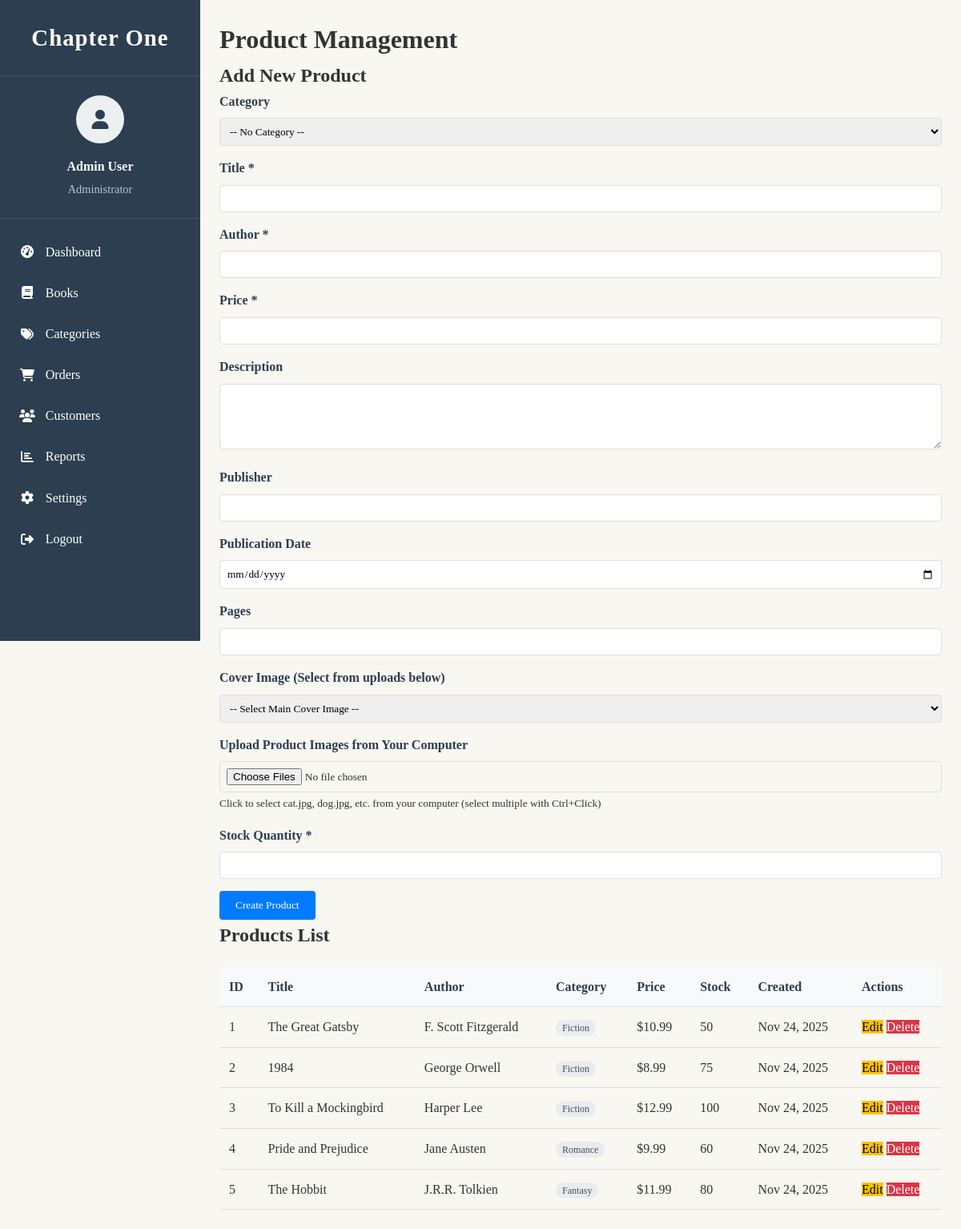
/page/adminProduct.php, run on the app's committed database.
### tables this page shows
CREATE TABLE products (
    id INT AUTO_INCREMENT PRIMARY KEY,
    category_id INT NULL,
    title VARCHAR(255) NOT NULL,
    author VARCHAR(255) NOT NULL,
    price DECIMAL(10, 2) NOT NULL,
    description TEXT,
    publisher VARCHAR(255),
    publication_date DATE,
    pages INT,
    cover_image VARCHAR(255),
    stock_quantity INT DEFAULT 0,
    created_at TIMESTAMP DEFAULT CURRENT_TIMESTAMP,
    updated_at TIMESTAMP DEFAULT CURRENT_TIMESTAMP ON UPDATE CURRENT_TIMESTAMP,
    FOREIGN KEY (category_id) REFERENCES categories(id) ON DELETE SET NULL
);

CREATE TABLE categories (
    id INT AUTO_INCREMENT PRIMARY KEY,
    name VARCHAR(255) NOT NULL UNIQUE,
    description TEXT,
    sort_order INT DEFAULT 0,
    created_at TIMESTAMP DEFAULT CURRENT_TIMESTAMP,
    updated_at TIMESTAMP DEFAULT CURRENT_TIMESTAMP ON UPDATE CURRENT_TIMESTAMP
);

### page/adminProduct.php (the view, shortened to what this page needs)
<?php
include 'admin_sidebar.php';
$host = 'localhost';
$dbname = 'sbonline';
$username = 'root';
$password = '';
$product = [
    'id' => '',
    'category_id' => '',
    'title' => '',
    'author' => '',
    'price' => '',
    'description' => '',
    'publisher' => '',
    'publication_date' => '',
    'pages' => '',
    'cover_image' => '',
    'stock_quantity' => ''
];
try {
    $pdo = new PDO("mysql:host=$host;dbname=$dbname;charset=utf8", $username, $password);
    $pdo->setAttribute(PDO::ATTR_ERRMODE, PDO::ERRMODE_EXCEPTION);
    $sql = "SELECT p.*, c.name as category_name
            FROM products p
            LEFT JOIN categories c ON p.category_id = c.id
            ORDER BY p.created_at DESC";
    $stmt = $pdo->prepare($sql);
    $stmt->execute();
    $products = $stmt->fetchAll(PDO::FETCH_ASSOC);
} catch (PDOException $e) {
    $error = "Database error: " . $e->getMessage();
}
?>
<!DOCTYPE html>
<html lang="en">
<head>
</head>
<body>
    <div class="main-content container">
        <h1>Product Management</h1>
        <div class="form-section">
            <h2><?php echo empty($product['id']) ? 'Add New Product' : 'Edit Product'; ?></h2>
            <form method="POST" action="adminProduct.php" enctype="multipart/form-data">
                <div class="form-group">
                    <label for="category_id">Category</label>
                    <select id="category_id" name="category_id">
                        <option value="">-- No Category --</option>
                    </select>
                </div>
                <div class="form-group">
                    <label for="title">Title *</label>
                    <input type="text" id="title" name="title" required
                           value="<?php echo htmlspecialchars($product['title']); ?>">
                </div>
                <div class="form-group">
                    <label for="author">Author *</label>
                    <input type="text" id="author" name="author" required
                           value="<?php echo htmlspecialchars($product['author']); ?>">
                </div>
                <div class="form-group">
                    <label for="price">Price *</label>
                    <input type="number" id="price" name="price" step="0.01" min="0" required
                           value="<?php echo htmlspecialchars($product['price']); ?>">
                </div>
                <div class="form-group">
                    <label for="description">Description</label>
                    <textarea id="description" name="description" rows="4"><?php echo htmlspecialchars($product['description']); ?></textarea>
                </div>
                <div class="form-group">
                    <label for="publisher">Publisher</label>
                    <input type="text" id="publisher" name="publisher"
                           value="<?php echo htmlspecialchars($product['publisher']); ?>">
                </div>
                <div class="form-group">
                    <label for="publication_date">Publication Date</label>
                    <input type="date" id="publication_date" name="publication_date"
                           value="<?php echo htmlspecialchars($product['publication_date']); ?>">
                </div>
                <div class="form-group">
                    <label for="pages">Pages</label>
                    <input type="number" id="pages" name="pages" min="1"
                           value="<?php echo htmlspecialchars($product['pages']); ?>">
                </div>
                <div class="form-group">
                    <label for="cover_image">Cover Image (Select from uploads below)</label>
                    <select id="cover_image" name="cover_image">
                        <option value="">-- Select Main Cover Image --</option>
                    </select>
                </div>
                <div class="form-group">
                    <label for="product_images">Upload Product Images from Your Computer</label>
                    <input type="file" id="product_images" name="product_images[]"
                           multiple accept="image/jpeg, image/png, image/gif, image/webp">
                    <small>Click to select cat.jpg, dog.jpg, etc. from your computer (select multiple with Ctrl+Click)</small>
                </div>
                <div class="form-group">
                    <label for="stock_quantity">Stock Quantity *</label>
                    <input type="number" id="stock_quantity" name="stock_quantity" min="0" required
                           value="<?php echo htmlspecialchars($product['stock_quantity']); ?>">
                </div>
                <button type="submit" class="btn-primary">
                    <?php echo empty($product['id']) ? 'Create Product' : 'Update Product'; ?>
                </button>
            </form>
        </div>
        <div class="list-section">
            <h2>Products List</h2>
            <?php if (empty($products)): ?>
                <p>No products found.</p>
            <?php else: ?>
                <table class="table">
                    <thead>
                        <tr>
                            <th>ID</th>
                            <th>Title</th>
                            <th>Author</th>
                            <th>Category</th>
                            <th>Price</th>
                            <th>Stock</th>
                            <th>Created</th>
                            <th>Actions</th>
                        </tr>
                    </thead>
                    <tbody>
                        <?php foreach ($products as $p): ?>
                            <tr>
                                <td><?php echo htmlspecialchars($p['id']); ?></td>
                                <td><?php echo htmlspecialchars($p['title']); ?></td>
                                <td><?php echo htmlspecialchars($p['author']); ?></td>
                                <td>
                                    <?php if ($p['category_name']): ?>
                                        <span class="category-badge"><?php echo htmlspecialchars($p['category_name']); ?></span>
                                    <?php else: ?>
                                        <span style="color: #6c757d;">No Category</span>
                                    <?php endif; ?>
                                </td>
                                <td>$<?php echo number_format($p['price'], 2); ?></td>
                                <td><?php echo htmlspecialchars($p['stock_quantity']); ?></td>
                                <td><?php echo date('M j, Y', strtotime($p['created_at'])); ?></td>
                                <td class="actions">
                                    <a href="adminProduct.php?action=edit&id=<?php echo $p['id']; ?>"
                                       class="btn-warning">Edit</a>
                                    <a href="adminProduct.php?action=delete&id=<?php echo $p['id']; ?>"
                                       class="btn-danger"
                                       onclick="return confirm('Are you sure you want to delete this product?')">Delete</a>
                                </td>
                            </tr>
                        <?php endforeach; ?>
                    </tbody>
                </table>
            <?php endif; ?>
        </div>
    </div>
</body>
</html>

### css/admin.css (style rules this page uses)
* { margin: 0; padding: 0; box-sizing: border-box; font-family: "Georgia", serif; }
body { background-color: #f9f7f2; color: #333; line-height: 1.6; display: flex; min-height: 100vh; }
a { text-decoration: none; color: inherit; }
.main-content { flex: 1; margin-left: 250px; padding: 1.5rem; }
.btn-primary { background-color: #e74c3c; color: white; }
table { width: 100%; border-collapse: collapse; }
th, td { padding: 0.8rem; text-align: left; border-bottom: 1px solid #ecf0f1; }
th { background-color: #f8f9fa; font-weight: bold; color: #2c3e50; }
.form-group { margin-bottom: 1.5rem; }
.form-group label { display: block; margin-bottom: 0.5rem; font-weight: bold; color: #2c3e50; }

### page/adminProduct.php (style rules this page uses)
.form-group { margin-bottom: 15px; }
label { display: block; margin-bottom: 5px; font-weight: bold; }
input, textarea, select { width: 100%; padding: 8px; border: 1px solid #ddd; border-radius: 4px; }
button { padding: 10px 20px; border: none; border-radius: 4px; cursor: pointer; }
.btn-primary { background: #007bff; color: white; }
.btn-danger { background: #dc3545; color: white; }
.btn-warning { background: #ffc107; color: black; }
.table { width: 100%; border-collapse: collapse; margin-top: 20px; }
.table th, .table td { padding: 12px; text-align: left; border-bottom: 1px solid #ddd; }
.table th { background: #f8f9fa; }
.actions { white-space: nowrap; }
.category-badge { background: #e9ecef; padding: 3px 8px; border-radius: 12px; font-size: 12px; color: #495057; }

### data on the page
products: id "1", title "The Great Gatsby", author "F. Scott Fitzgerald", category.name "Fiction", price "10.99", stock_quantity "50", created_at "Nov 24, 2025"
products: id "2", title "1984", author "George Orwell", category.name "Fiction", price "8.99", stock_quantity "75", created_at "Nov 24, 2025"
products: id "3", title "To Kill a Mockingbird", author "Harper Lee", category.name "Fiction", price "12.99", stock_quantity "100", created_at "Nov 24, 2025"
products: id "4", title "Pride and Prejudice", author "Jane Austen", category.name "Romance", price "9.99", stock_quantity "60", created_at "Nov 24, 2025"
products: id "5", title "The Hobbit", author "J.R.R. Tolkien", category.name "Fantasy", price "11.99", stock_quantity "80", created_at "Nov 24, 2025"

### other printed values
$_SESSION['username'] "Admin User"
